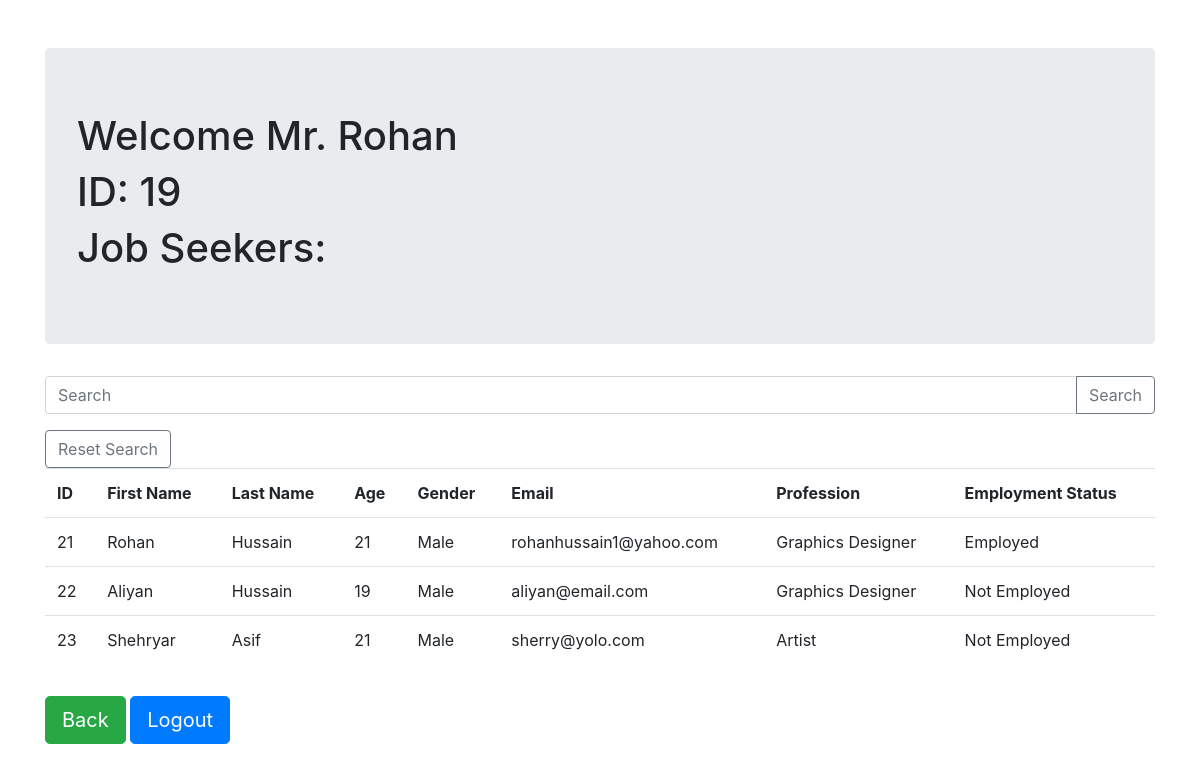
/employer/panel/view_js/index.php (signed in), run on the app's committed database.
### tables this page shows
CREATE TABLE IF NOT EXISTS `employers` (
  `emp_id` int(255) NOT NULL AUTO_INCREMENT,
  `firstname` varchar(100) NOT NULL,
  `lastname` varchar(100) NOT NULL,
  `age` int(3) NOT NULL,
  `gender` int(1) NOT NULL,
  `email` varchar(100) NOT NULL,
  `companyname` varchar(100) NOT NULL,
  `companytype` varchar(50) NOT NULL,
  `address` varchar(500) NOT NULL,
  `password` varchar(150) NOT NULL,
  `blocked` tinyint(1) NOT NULL DEFAULT '0',
  PRIMARY KEY (`emp_id`)
);

CREATE TABLE IF NOT EXISTS `jobseekers` (
  `js_id` int(255) NOT NULL AUTO_INCREMENT,
  `firstname` varchar(100) NOT NULL,
  `lastname` varchar(100) NOT NULL,
  `age` int(3) NOT NULL,
  `gender` int(1) NOT NULL,
  `email` varchar(100) NOT NULL,
  `profession` varchar(100) NOT NULL,
  `address` varchar(500) NOT NULL,
  `password` varchar(150) NOT NULL,
  `experience` int(100) NOT NULL DEFAULT '0',
  `education` int(100) NOT NULL DEFAULT '0',
  `employment_status` tinyint(1) NOT NULL DEFAULT '0',
  `blocked` tinyint(1) NOT NULL DEFAULT '0',
  PRIMARY KEY (`js_id`)
);

### prename.php (called while the page is built)
<?php
        if($tableName=='jobseekers')
            $idType='js_id';
        else
            $idType='emp_id';
        $sql = "SELECT `firstname`,`gender` FROM `$tableName` WHERE `$idType`=" . $_SESSION['user'] . " LIMIT 0,1";
        $result = mysqli_query($conn,$sql);
        $row=mysqli_fetch_assoc($result);
        if($row['gender']==0) {
            $prename=' Mr.';
        } else if ($row['gender']==1) {
            $prename=' Ms.';
        } else {
            $prename='';
        }
        $name=$row['firstname'];
?>

### employer/panel/view_js/index.php (the view, shortened to what this page needs)
<?php
    require('../../../connect.php');
    $tableName='employers';
    require('../../../prename.php');
?>
<!DOCTYPE html>
<html>
<head>
    <link rel="stylesheet" href="https://maxcdn.bootstrapcdn.com/bootstrap/4.5.2/css/bootstrap.min.css">
</head>
<body>
<div class='container pt-5'>
    <div class="jumbotron">
    <h1>Welcome<?php echo $prename . ' ' . $name; ?></h1>
    <h1>ID:<?php echo ' ' . $_SESSION['user']; ?></h1>
    <h1>Job Seekers:</h1>
    </div>
    <form method="post" action="index.php">
        <div class="input-group mb-3">
                <input class="form-control" type="text" name="search" placeholder="Search"/>
                <div class="input-group-append">
                    <button class="btn btn-outline-secondary" type="submit">Search</button>
                </div>
        </div>
    </form>
    <form method="post" action="index.php">
        <button class="btn btn-outline-secondary" type="submit">Reset Search</button>
    </form>
    <table class="table">
        <thead>
            <tr>
                <td><b>ID</b></td>
                <td><b>First Name</b></td>
                <td><b>Last Name</b></td>
                <td><b>Age</b></td>
                <td><b>Gender</b></td>
                <td><b>Email</b></td>
                <td><b>Profession</b></td>
                <td><b>Employment Status</b></td>
            </tr>
        </thead>
        <?php
        $sql2='';
        if(isset($_POST['search']))
            $sql2 = "SELECT * FROM `jobseekers` WHERE firstname LIKE '%{$name}%' OR lastname LIKE '%{$name}%'";
        else
            $sql2 = "SELECT * FROM `jobseekers` WHERE 1";
        $result2 = mysqli_query($conn,$sql2);
        while($row2 = mysqli_fetch_assoc($result2))
        {
            $js_id = $row2['js_id'];
            $firstname = $row2['firstname'];
            $lastname = $row2['lastname'];
            $age = $row2['age'];
            switch($row2['gender']) {
                case 0:
                    $gender='Male';
                break;
            }
            $email = $row2['email'];
            $profession = $row2['profession'];
            switch($row2['employment_status']) {
                case 0:
                    $employment_status='Not Employed';
                break;
                case 1:
                    $employment_status='Employed';
                break;
            }
        print "<tr>";
            print "<td>" . $js_id . "</td>";
            print "<td>" . $firstname . "</td>";
            print "<td>" . $lastname . "</td>";
            print "<td>" . $age . "</td>";
            print "<td>" . $gender . "</td>";
            print "<td>" . $email . "</td>";
            print "<td>" . $profession. "</td>";
            print "<td>" . $employment_status. "</td>";
        print "</tr>";
        }
        ?>
    </table>
    <div class="btn-group btn-group-lg mt-3">
    <button type="button" onClick="window.location='../index.php';" class="btn btn-success">Back</button>
    </div>
    <div class="btn-group btn-group-lg mt-3">
    <button type="button" onClick="window.location='../logout.php';" class="btn btn-primary">Logout</button>
    </div>
</div>
</body>
</html>

### data on the page
employers: gender "Mr.", firstname "Rohan"
jobseekers: js_id "21", firstname "Rohan", lastname "Hussain", age "21", gender "Male", email "rohanhussain1@yahoo.com", profession "Graphics Designer", employment_status "Employed"
jobseekers: js_id "22", firstname "Aliyan", lastname "Hussain", age "19", gender "Male", email "aliyan@email.com", profession "Graphics Designer", employment_status "Not Employed"
jobseekers: js_id "23", firstname "Shehryar", lastname "Asif", age "21", gender "Male", email "sherry@yolo.com", profession "Artist", employment_status "Not Employed"

### other printed values
$_SESSION['user'] "19"
